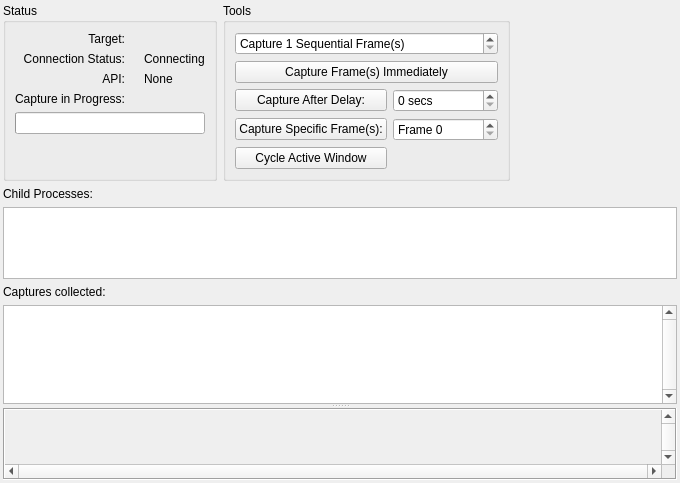
<?xml version="1.0" encoding="UTF-8"?>
<ui version="4.0">
 <class>LiveCapture</class>
 <widget class="QFrame" name="LiveCapture">
  <property name="geometry">
   <rect>
    <x>0</x>
    <y>0</y>
    <width>680</width>
    <height>483</height>
   </rect>
  </property>
  <property name="windowTitle">
   <string>Connecting...</string>
  </property>
  <layout class="QVBoxLayout" name="mainLayout">
   <property name="leftMargin">
    <number>3</number>
   </property>
   <property name="topMargin">
    <number>3</number>
   </property>
   <property name="rightMargin">
    <number>3</number>
   </property>
   <property name="bottomMargin">
    <number>3</number>
   </property>
   <item>
    <widget class="QFrame" name="frame_3">
     <property name="sizePolicy">
      <sizepolicy hsizetype="Preferred" vsizetype="Maximum">
       <horstretch>0</horstretch>
       <verstretch>0</verstretch>
      </sizepolicy>
     </property>
     <layout class="QHBoxLayout" name="horizontalLayout">
      <property name="leftMargin">
       <number>0</number>
      </property>
      <property name="topMargin">
       <number>0</number>
      </property>
      <property name="rightMargin">
       <number>0</number>
      </property>
      <property name="bottomMargin">
       <number>0</number>
      </property>
      <item>
       <widget class="QGroupBox" name="statusGroup">
        <property name="title">
         <string>Status</string>
        </property>
        <layout class="QGridLayout" name="gridLayout_2">
         <item row="0" column="0">
          <widget class="QLabel" name="label">
           <property name="text">
            <string>Target:</string>
           </property>
           <property name="alignment">
            <set>Qt::AlignRight|Qt::AlignTrailing|Qt::AlignVCenter</set>
           </property>
          </widget>
         </item>
         <item row="0" column="2">
          <widget class="QLabel" name="target">
           <property name="text">
            <string/>
           </property>
          </widget>
         </item>
         <item row="1" column="0">
          <widget class="QLabel" name="connectionStatusLabel">
           <property name="text">
            <string>Connection Status:</string>
           </property>
           <property name="alignment">
            <set>Qt::AlignRight|Qt::AlignTrailing|Qt::AlignVCenter</set>
           </property>
          </widget>
         </item>
         <item row="1" column="1">
          <widget class="QLabel" name="connectionIcon">
           <property name="sizePolicy">
            <sizepolicy hsizetype="Fixed" vsizetype="Preferred">
             <horstretch>0</horstretch>
             <verstretch>0</verstretch>
            </sizepolicy>
           </property>
           <property name="text">
            <string/>
           </property>
           <property name="pixmap">
            <pixmap resource="../../Resources/resources.qrc">:/hourglass.png</pixmap>
           </property>
          </widget>
         </item>
         <item row="1" column="2">
          <widget class="QLabel" name="connectionStatus">
           <property name="text">
            <string>Connecting</string>
           </property>
          </widget>
         </item>
         <item row="2" column="0">
          <widget class="QLabel" name="apiStatusLabel">
           <property name="text">
            <string>API:</string>
           </property>
           <property name="alignment">
            <set>Qt::AlignRight|Qt::AlignTrailing|Qt::AlignTop</set>
           </property>
          </widget>
         </item>
         <item row="2" column="1">
          <widget class="RDLabel" name="apiIcon">
           <property name="sizePolicy">
            <sizepolicy hsizetype="Fixed" vsizetype="Preferred">
             <horstretch>0</horstretch>
             <verstretch>0</verstretch>
            </sizepolicy>
           </property>
           <property name="cursor">
            <cursorShape>PointingHandCursor</cursorShape>
           </property>
           <property name="toolTip">
            <string>&lt;p&gt;An API in use is not presenting to a window. This commonly means the API rendering is happening to off-screen targets and either nothing is displayed, or the results are displayed using some other mechanism.&lt;/p&gt;

&lt;p&gt;Without the boundary of a frame, RenderDoc cannot capture by default since it can't tell where to start and stop.&lt;/p&gt;

&lt;p&gt;You can use RenderDoc's In-application API to manually provide markers about where to start and stop the frame capture.&lt;/p&gt;

&lt;p&gt;Click on the icon for more information about this API.&lt;/p&gt;</string>
           </property>
           <property name="pixmap">
            <pixmap resource="../../Resources/resources.qrc">:/information.png</pixmap>
           </property>
          </widget>
         </item>
         <item row="2" column="2">
          <widget class="QLabel" name="apiStatus">
           <property name="text">
            <string>None</string>
           </property>
           <property name="textFormat">
            <enum>Qt::RichText</enum>
           </property>
          </widget>
         </item>
         <item row="3" column="0">
          <widget class="QLabel" name="progressLabel">
           <property name="text">
            <string>Capture in Progress:</string>
           </property>
           <property name="alignment">
            <set>Qt::AlignRight|Qt::AlignTrailing|Qt::AlignVCenter</set>
           </property>
          </widget>
         </item>
         <item row="4" column="0" colspan="3">
          <widget class="QProgressBar" name="progressBar">
           <property name="sizePolicy">
            <sizepolicy hsizetype="Expanding" vsizetype="Fixed">
             <horstretch>0</horstretch>
             <verstretch>0</verstretch>
            </sizepolicy>
           </property>
          </widget>
         </item>
         <item row="5" column="0" colspan="2">
          <spacer name="verticalSpacer_2">
           <property name="orientation">
            <enum>Qt::Vertical</enum>
           </property>
           <property name="sizeHint" stdset="0">
            <size>
             <width>0</width>
             <height>0</height>
            </size>
           </property>
          </spacer>
         </item>
        </layout>
       </widget>
      </item>
      <item>
       <widget class="QGroupBox" name="toolsGroup">
        <property name="title">
         <string>Tools</string>
        </property>
        <layout class="QGridLayout" name="gridLayout_3">
         <item row="0" column="0" colspan="2">
          <widget class="QDoubleSpinBox" name="numFrames">
           <property name="minimumSize">
            <size>
             <width>45</width>
             <height>0</height>
            </size>
           </property>
           <property name="prefix">
            <string>Capture </string>
           </property>
           <property name="suffix">
            <string> Sequential Frame(s)</string>
           </property>
           <property name="decimals">
            <number>0</number>
           </property>
           <property name="minimum">
            <double>1.000000000000000</double>
           </property>
           <property name="maximum">
            <double>10.000000000000000</double>
           </property>
           <property name="value">
            <double>1.000000000000000</double>
           </property>
          </widget>
         </item>
         <item row="1" column="0" colspan="2">
          <widget class="QPushButton" name="triggerImmediateCapture">
           <property name="text">
            <string>Capture Frame(s) Immediately</string>
           </property>
          </widget>
         </item>
         <item row="3" column="0">
          <widget class="QPushButton" name="triggerDelayedCapture">
           <property name="text">
            <string>Capture After Delay:</string>
           </property>
          </widget>
         </item>
         <item row="3" column="1">
          <widget class="QDoubleSpinBox" name="captureDelay">
           <property name="baseSize">
            <size>
             <width>0</width>
             <height>0</height>
            </size>
           </property>
           <property name="suffix">
            <string> secs</string>
           </property>
           <property name="decimals">
            <number>0</number>
           </property>
           <property name="maximum">
            <double>120.000000000000000</double>
           </property>
           <property name="value">
            <double>0.000000000000000</double>
           </property>
          </widget>
         </item>
         <item row="4" column="0">
          <widget class="QPushButton" name="queueCap">
           <property name="text">
            <string>Capture Specific Frame(s):</string>
           </property>
          </widget>
         </item>
         <item row="4" column="1">
          <widget class="QDoubleSpinBox" name="captureFrame">
           <property name="prefix">
            <string>Frame </string>
           </property>
           <property name="decimals">
            <number>0</number>
           </property>
           <property name="maximum">
            <double>4294967295.000000000000000</double>
           </property>
          </widget>
         </item>
         <item row="5" column="0" colspan="2">
          <spacer name="verticalSpacer">
           <property name="orientation">
            <enum>Qt::Vertical</enum>
           </property>
           <property name="sizeHint" stdset="0">
            <size>
             <width>0</width>
             <height>0</height>
            </size>
           </property>
          </spacer>
         </item>
         <item row="6" column="0">
          <widget class="QPushButton" name="cycleActiveWindow">
           <property name="text">
            <string>Cycle Active Window</string>
           </property>
          </widget>
         </item>
        </layout>
       </widget>
      </item>
      <item>
       <spacer name="horizontalSpacer">
        <property name="orientation">
         <enum>Qt::Horizontal</enum>
        </property>
        <property name="sizeHint" stdset="0">
         <size>
          <width>75</width>
          <height>20</height>
         </size>
        </property>
       </spacer>
      </item>
     </layout>
    </widget>
   </item>
   <item>
    <widget class="QLabel" name="childProcessLabel">
     <property name="sizePolicy">
      <sizepolicy hsizetype="Preferred" vsizetype="Fixed">
       <horstretch>0</horstretch>
       <verstretch>0</verstretch>
      </sizepolicy>
     </property>
     <property name="text">
      <string>Child Processes:</string>
     </property>
    </widget>
   </item>
   <item>
    <widget class="QListWidget" name="childProcesses">
     <property name="sizePolicy">
      <sizepolicy hsizetype="Expanding" vsizetype="Preferred">
       <horstretch>0</horstretch>
       <verstretch>0</verstretch>
      </sizepolicy>
     </property>
     <property name="minimumSize">
      <size>
       <width>0</width>
       <height>40</height>
      </size>
     </property>
     <property name="sizeAdjustPolicy">
      <enum>QAbstractScrollArea::AdjustToContents</enum>
     </property>
     <property name="editTriggers">
      <set>QAbstractItemView::NoEditTriggers</set>
     </property>
     <property name="showDropIndicator" stdset="0">
      <bool>false</bool>
     </property>
     <property name="movement">
      <enum>QListView::Static</enum>
     </property>
     <property name="resizeMode">
      <enum>QListView::Adjust</enum>
     </property>
     <property name="spacing">
      <number>15</number>
     </property>
     <property name="viewMode">
      <enum>QListView::IconMode</enum>
     </property>
    </widget>
   </item>
   <item>
    <widget class="QFrame" name="frame_2">
     <property name="frameShape">
      <enum>QFrame::NoFrame</enum>
     </property>
     <property name="frameShadow">
      <enum>QFrame::Plain</enum>
     </property>
     <layout class="QVBoxLayout" name="verticalLayout_3">
      <property name="spacing">
       <number>0</number>
      </property>
      <property name="leftMargin">
       <number>0</number>
      </property>
      <property name="topMargin">
       <number>0</number>
      </property>
      <property name="rightMargin">
       <number>0</number>
      </property>
      <property name="bottomMargin">
       <number>0</number>
      </property>
      <item>
       <widget class="QSplitter" name="previewSplit">
        <property name="orientation">
         <enum>Qt::Vertical</enum>
        </property>
        <property name="childrenCollapsible">
         <bool>false</bool>
        </property>
        <widget class="QFrame" name="frame">
         <property name="frameShape">
          <enum>QFrame::NoFrame</enum>
         </property>
         <property name="frameShadow">
          <enum>QFrame::Plain</enum>
         </property>
         <layout class="QVBoxLayout" name="verticalLayout_2">
          <property name="leftMargin">
           <number>0</number>
          </property>
          <property name="topMargin">
           <number>0</number>
          </property>
          <property name="rightMargin">
           <number>0</number>
          </property>
          <property name="bottomMargin">
           <number>0</number>
          </property>
          <item>
           <widget class="QLabel" name="capturesLabel">
            <property name="text">
             <string>Captures collected:</string>
            </property>
           </widget>
          </item>
          <item>
           <widget class="RDListWidget" name="captures">
            <property name="verticalScrollBarPolicy">
             <enum>Qt::ScrollBarAlwaysOn</enum>
            </property>
            <property name="horizontalScrollBarPolicy">
             <enum>Qt::ScrollBarAlwaysOff</enum>
            </property>
            <property name="sizeAdjustPolicy">
             <enum>QAbstractScrollArea::AdjustToContents</enum>
            </property>
            <property name="editTriggers">
             <set>QAbstractItemView::EditKeyPressed|QAbstractItemView::SelectedClicked</set>
            </property>
            <property name="showDropIndicator" stdset="0">
             <bool>false</bool>
            </property>
            <property name="selectionMode">
             <enum>QAbstractItemView::ExtendedSelection</enum>
            </property>
            <property name="iconSize">
             <size>
              <width>256</width>
              <height>144</height>
             </size>
            </property>
            <property name="verticalScrollMode">
             <enum>QAbstractItemView::ScrollPerPixel</enum>
            </property>
            <property name="movement">
             <enum>QListView::Static</enum>
            </property>
            <property name="flow">
             <enum>QListView::LeftToRight</enum>
            </property>
            <property name="resizeMode">
             <enum>QListView::Adjust</enum>
            </property>
            <property name="spacing">
             <number>12</number>
            </property>
            <property name="viewMode">
             <enum>QListView::IconMode</enum>
            </property>
            <property name="uniformItemSizes">
             <bool>true</bool>
            </property>
           </widget>
          </item>
         </layout>
        </widget>
        <widget class="QScrollArea" name="previewScroll">
         <property name="sizePolicy">
          <sizepolicy hsizetype="Preferred" vsizetype="Preferred">
           <horstretch>0</horstretch>
           <verstretch>0</verstretch>
          </sizepolicy>
         </property>
         <property name="frameShape">
          <enum>QFrame::Box</enum>
         </property>
         <property name="verticalScrollBarPolicy">
          <enum>Qt::ScrollBarAlwaysOn</enum>
         </property>
         <property name="horizontalScrollBarPolicy">
          <enum>Qt::ScrollBarAlwaysOn</enum>
         </property>
         <property name="sizeAdjustPolicy">
          <enum>QAbstractScrollArea::AdjustToContents</enum>
         </property>
         <property name="alignment">
          <set>Qt::AlignLeading|Qt::AlignLeft|Qt::AlignTop</set>
         </property>
         <widget class="RDLabel" name="preview">
          <property name="geometry">
           <rect>
            <x>0</x>
            <y>0</y>
            <width>16</width>
            <height>16</height>
           </rect>
          </property>
          <property name="sizePolicy">
           <sizepolicy hsizetype="Fixed" vsizetype="Fixed">
            <horstretch>0</horstretch>
            <verstretch>0</verstretch>
           </sizepolicy>
          </property>
         </widget>
        </widget>
       </widget>
      </item>
     </layout>
    </widget>
   </item>
  </layout>
 </widget>
 <customwidgets>
  <customwidget>
   <class>RDLabel</class>
   <extends>QLabel</extends>
   <header>Widgets/Extended/RDLabel.h</header>
  </customwidget>
  <customwidget>
   <class>RDListWidget</class>
   <extends>QListWidget</extends>
   <header>Widgets/Extended/RDListWidget.h</header>
  </customwidget>
 </customwidgets>
 <resources>
  <include location="../../Resources/resources.qrc"/>
 </resources>
 <connections/>
</ui>
